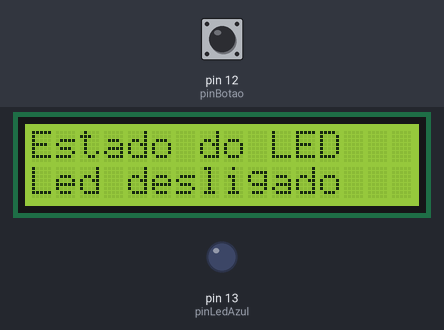
Bench run of a sketch on a simulated Arduino Uno, built with avr-gcc and run on an emulated ATmega328P. Parts: 16×2 character LCD, output pins drawn as LEDs (lit = HIGH). The inputs (shaded band) are chosen by the test bench; at power-on: pin 12 (pinBotao) LOW.

Above: at 1.2 s.
1.3 s: pin 12 (pinBotao) pulled HIGH for 0.15 s
At 1.38 s:
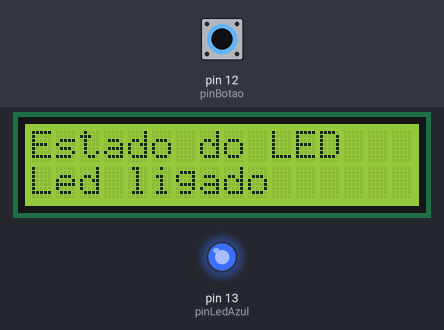
2.9 s: pin 12 (pinBotao) pulled HIGH for 3.2 s
At 7.3 s:
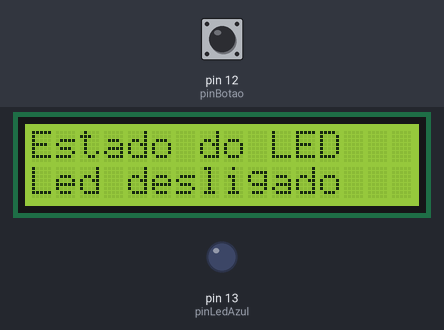
Timing chart, 0 to 8.8 s (numbered marks = the images above; inputs shaded):
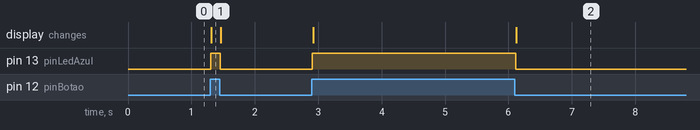

The sketch:

aula_34_lcd_1.ino
```cpp
#include <LiquidCrystal_I2C.h>

LiquidCrystal_I2C lcd (0x27, 16, 2);

const int pinLedAzul = 13;
const int pinBotao = 12;

void setup(){
  pinMode(pinBotao, INPUT);
  pinMode(pinLedAzul, OUTPUT);
  lcd.init();
  lcd.backlight();
  Serial.begin(9600);
  lcd.print("Estado do LED");
}

void loop(){
  lcd.setCursor(0,1);
  bool statusBotao = digitalRead(pinBotao);
  digitalWrite(pinLedAzul, statusBotao);

  if (statusBotao){
    lcd.print("Led ligado   ");
  }

  if (!statusBotao){
    lcd.print("Led desligado");
  }
}
```

Measured:
- after the input at 1.3 s, pin 13 (pinLedAzul): LOW → HIGH at once, → LOW 0.15 s later; the display: changes at once (image 1)
- after the input at 2.9 s, pin 13 (pinLedAzul): LOW → HIGH at once, → LOW 3.2 s later; the display: first changes at once (image 2 shows a later state)
